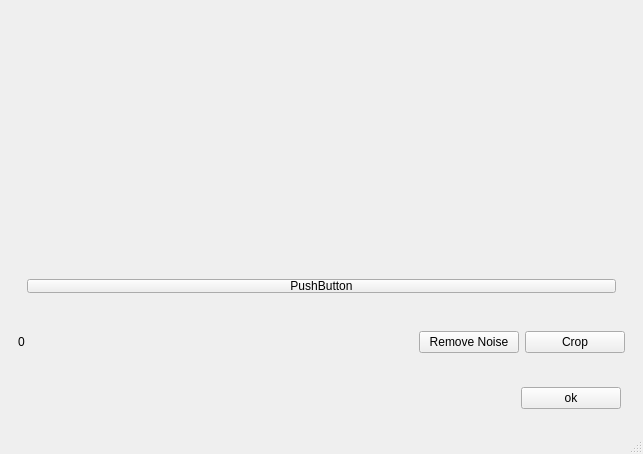
<?xml version="1.0" encoding="UTF-8"?>
<ui version="4.0">
 <class>MainWindow</class>
 <widget class="QMainWindow" name="MainWindow">
  <property name="geometry">
   <rect>
    <x>0</x>
    <y>0</y>
    <width>643</width>
    <height>454</height>
   </rect>
  </property>
  <property name="windowTitle">
   <string>MainWindow</string>
  </property>
  <widget class="QWidget" name="centralwidget">
   <layout class="QVBoxLayout" name="verticalLayout">
    <item>
     <widget class="QWidget" name="widget_4" native="true">
      <layout class="QHBoxLayout" name="horizontalLayout_4">
       <item>
        <widget class="QLabel" name="imageLabel">
         <property name="maximumSize">
          <size>
           <width>500</width>
           <height>16777215</height>
          </size>
         </property>
         <property name="text">
          <string/>
         </property>
        </widget>
       </item>
      </layout>
     </widget>
    </item>
    <item>
     <widget class="QWidget" name="widget" native="true">
      <property name="maximumSize">
       <size>
        <width>16777215</width>
        <height>50</height>
       </size>
      </property>
      <layout class="QHBoxLayout" name="horizontalLayout">
       <item>
        <widget class="QWidget" name="thresholder" native="true">
         <property name="sizePolicy">
          <sizepolicy hsizetype="Preferred" vsizetype="Preferred">
           <horstretch>10</horstretch>
           <verstretch>1</verstretch>
          </sizepolicy>
         </property>
         <property name="maximumSize">
          <size>
           <width>16777215</width>
           <height>50</height>
          </size>
         </property>
         <layout class="QHBoxLayout" name="horizontalLayout_5">
          <item>
           <widget class="QPushButton" name="pushButton_4">
            <property name="text">
             <string>PushButton</string>
            </property>
           </widget>
          </item>
         </layout>
        </widget>
       </item>
      </layout>
     </widget>
    </item>
    <item>
     <widget class="QWidget" name="widget_3" native="true">
      <property name="maximumSize">
       <size>
        <width>16777215</width>
        <height>50</height>
       </size>
      </property>
      <layout class="QHBoxLayout" name="horizontalLayout_2">
       <item>
        <widget class="QLabel" name="thresholderNum">
         <property name="text">
          <string>0</string>
         </property>
        </widget>
       </item>
       <item>
        <widget class="QPushButton" name="pushButton">
         <property name="maximumSize">
          <size>
           <width>100</width>
           <height>16777215</height>
          </size>
         </property>
         <property name="text">
          <string>Remove Noise</string>
         </property>
        </widget>
       </item>
       <item>
        <widget class="QPushButton" name="pushButton_2">
         <property name="maximumSize">
          <size>
           <width>100</width>
           <height>16777215</height>
          </size>
         </property>
         <property name="text">
          <string>Crop</string>
         </property>
        </widget>
       </item>
      </layout>
     </widget>
    </item>
    <item>
     <widget class="QWidget" name="widget_2" native="true">
      <property name="sizePolicy">
       <sizepolicy hsizetype="Preferred" vsizetype="Preferred">
        <horstretch>100</horstretch>
        <verstretch>99</verstretch>
       </sizepolicy>
      </property>
      <property name="maximumSize">
       <size>
        <width>16777215</width>
        <height>50</height>
       </size>
      </property>
      <layout class="QHBoxLayout" name="horizontalLayout_3">
       <property name="leftMargin">
        <number>500</number>
       </property>
       <property name="topMargin">
        <number>0</number>
       </property>
       <property name="rightMargin">
        <number>0</number>
       </property>
       <property name="bottomMargin">
        <number>0</number>
       </property>
       <item>
        <widget class="QPushButton" name="pushButton_3">
         <property name="maximumSize">
          <size>
           <width>100</width>
           <height>16777215</height>
          </size>
         </property>
         <property name="text">
          <string>ok</string>
         </property>
        </widget>
       </item>
      </layout>
     </widget>
    </item>
   </layout>
  </widget>
  <widget class="QStatusBar" name="statusbar"/>
 </widget>
 <resources/>
 <connections/>
</ui>
